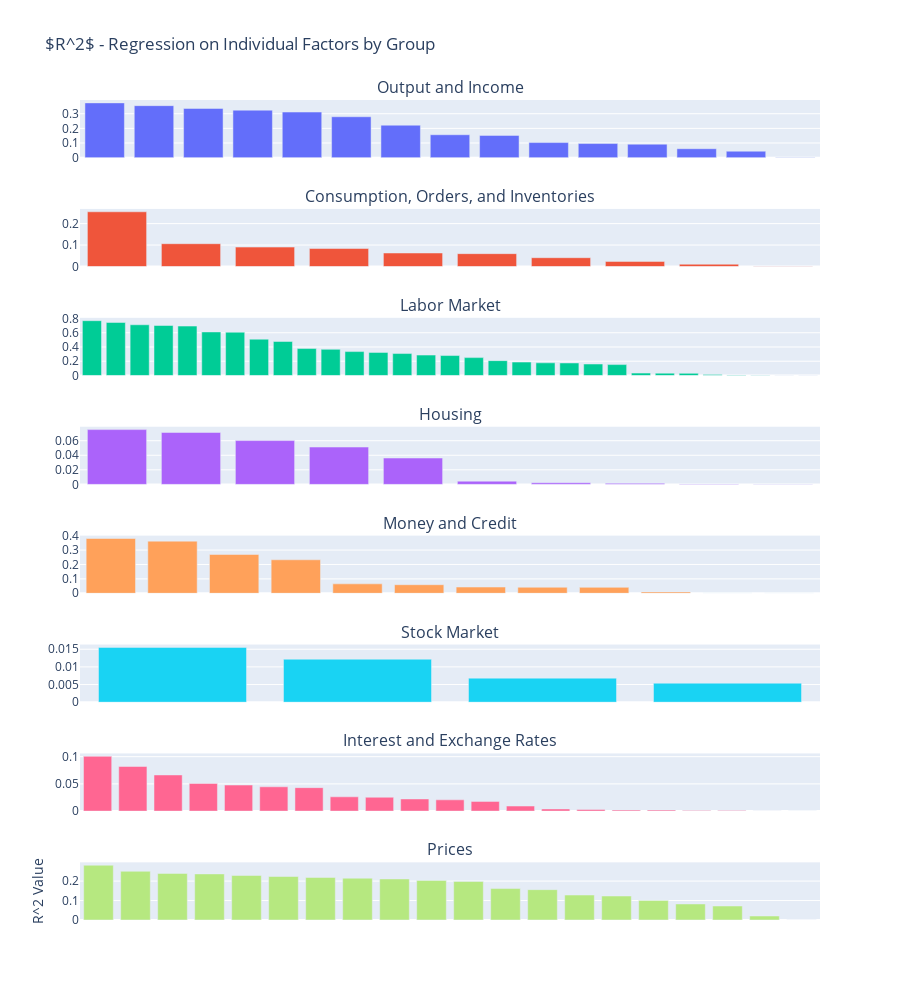

Notebook code cell kept with this figure:
### Code cell
import plotly.graph_objects as go
from plotly.subplots import make_subplots

# Determine the number of groups
num_groups = len(grouped_r2_values)

# Create subplots with shared y-axis
fig = make_subplots(rows=num_groups, cols=1, shared_yaxes=True, subplot_titles=list(grouped_r2_values.keys()))

# Plot each group in a separate subplot with sorted values
for i, (group, values) in enumerate(grouped_r2_values.items(), start=1):
    # Sort the values in descending order
    sorted_values = dict(sorted(values.items(), key=lambda item: item[1], reverse=True))

    fig.add_trace(
        go.Bar(x=list(sorted_values.keys()), y=list(sorted_values.values()), name=group),
        row=i, col=1
    )

# Update layout
fig.update_layout(
    height=1000,  # Adjust the height depending on the number of subplots
    title_text=r'$R^2$ - Regression on Individual Factors by Group',
    showlegend=False
)

# Update y-axis label and hide x-axis tick labels
for i in range(1, num_groups + 1):
    fig.update_xaxes(title_text='', showticklabels=False, row=i, col=1)
fig.update_yaxes(title_text=r'R^2 Value', row=num_groups, col=1)

#update subplot y-axis range to all have value 0-1
# for i in range(1, num_groups + 1):
#     fig.update_yaxes(range=[0, 1], row=i, col=1)

# Show the figure
fig.show()

### Figure 1 — Plotly figure (JSON) as saved in the notebook; plotly's stock layout.template omitted (floating-point values rounded to 4 significant figures)
{"data": [{"name": "Output and Income", "type": "bar", "x": ["IP Index", "IP: Materials", "IP: Manufacturing (SIC)", "IP: Final Products and Nonindustrial Supplies", "Capacity Utilization: Manufacturing", "IP: Durable Materials", "IP: Final Products (Market Group)", "IP: Business Equipment", "IP: Nondurable Materials", "Real personal income ex transfer receipts", "IP: Consumer Goods", "IP: Fuels", "IP: Nondurable Consumer Goods", "Real Personal Income", "IP: Durable Consumer Goods"], "xaxis": "x", "y": [0.374, 0.3549, 0.3362, 0.3244, 0.3113, 0.2792, 0.2216, 0.1564, 0.1521, 0.103, 0.09634, 0.09195, 0.06092, 0.04407, 0.0006118], "yaxis": "y"}, {"name": "Consumption, Orders, and Inventories", "type": "bar", "x": ["Total Business Inventories", "New Orders for Consumer Goods", "New Orders for Durable Goods", "Real personal consumption expenditures", "New Orders for Nondefense Capital Goods", "Un lled Orders for Durable Goods", "Total Business: Inventories to Sales Ratio", "Real Manu. and Trade Industries Sales", "Consumer Sentiment Index", "Retail and Food Services Sales"], "xaxis": "x2", "y": [0.255, 0.1064, 0.09059, 0.08394, 0.0631, 0.06004, 0.04121, 0.02402, 0.01095, 0.001446], "yaxis": "y2"}, {"name": "Labor Market", "type": "bar", "x": ["All Employees: Service-Providing Industries", "All Employees: Total nonfarm", "Civilian Employment", "All Employees: Retail Trade", "All Employees: Trade, Transportation & Utilities", "Civilian Unemployment Rate", "Civilians Unemployed for 5-14 Weeks", "All Employees: Government", "All Employees: Wholesale Trade", "All Employees: Nondurable goods", "Avg Weekly Hours : Manufacturing", "All Employees: Financial Activities", "All Employees: Manufacturing", "All Employees: Goods-Producing Industries", "Ratio of Help Wanted/No. Unemployed", "All Employees: Durable goods", "Initial Claims", "Avg Weekly Overtime Hours : Manufacturing", "All Employees: Construction", "All Employees: Mining and Logging: Mining", "Avg Weekly Hours : Goods-Producing", "Civilian Labor Force", "Avg Hourly Earnings : Manufacturing", "Help-Wanted Index for United States", "Avg Hourly Earnings : Goods-Producing", "Civilians Unemployed - Less Than 5 Weeks", "Average Duration of Unemployment (Weeks)", "Civilians Unemployed for 27 Weeks and Over", "Civilians Unemployed - 15 Weeks & Over", "Civilians Unemployed for 15-26 Weeks", "Avg Hourly Earnings : Construction"], "xaxis": "x3", "y": [0.7697, 0.7448, 0.7125, 0.7021, 0.6939, 0.6117, 0.6081, 0.5099, 0.4776, 0.3783, 0.3673, 0.3357, 0.3242, 0.308, 0.2865, 0.2801, 0.251, 0.2085, 0.1879, 0.1776, 0.1755, 0.1608, 0.1529, 0.0333, 0.03253, 0.0298, 0.01243, 0.004996, 0.003353, 0.001113, 0.0001743], "yaxis": "y3"}, {"name": "Housing", "type": "bar", "x": ["Housing Starts, South", "New Private Housing Permits, South (SAAR)", "New Private Housing Permits, West (SAAR)", "New Private Housing Permits (SAAR)", "Housing Starts: Total New Privately Owned", "New Private Housing Permits, Northeast (SAAR)", "New Private Housing Permits, Midwest (SAAR)", "Housing Starts, Northeast", "Housing Starts, Midwest", "Housing Starts, West"], "xaxis": "x4", "y": [0.0753, 0.07137, 0.0602, 0.05131, 0.03623, 0.004414, 0.002196, 0.00144, 0.0005963, 1.895e-05], "yaxis": "y4"}, {"name": "Money and Credit", "type": "bar", "x": ["Real M2 Money Stock", "M1 Money Stock", "M2 Money Stock", "Commercial and Industrial Loans", "Total Consumer Loans and Leases Outstanding", "Total Reserves of Depository Institutions", "Nonrevolving consumer credit to Personal Income", "Consumer Motor Vehicle Loans Outstanding", "Total Nonrevolving Credit", "Securities in Bank Credit at All Commercial Banks", "Real Estate Loans at All Commercial Banks", "Reserves Of Depository Institutions"], "xaxis": "x5", "y": [0.3801, 0.3618, 0.2692, 0.2325, 0.06546, 0.05944, 0.0432, 0.04167, 0.04123, 0.009283, 0.0004817, 4.985e-05], "yaxis": "y5"}, {"name": "Stock Market", "type": "bar", "x": ["S&P s Composite Common Stock: Dividend Yield", "S&P s Common Stock Price Index: Composite", "S&P s Common Stock Price Index: Industrials", "S&P s Composite Common Stock: Price-Earnings Ratio"], "xaxis": "x6", "y": [0.01552, 0.01218, 0.006812, 0.005381], "yaxis": "y6"}, {"name": "Interest and Exchange Rates", "type": "bar", "x": ["5-Year Treasury C Minus FEDFUNDS", "5-Year Treasury Rate", "E?ective Federal Funds Rate", "10-Year Treasury Rate", "3-Month AA Financial Commercial Paper Rate", "Moody s Seasoned Aaa Corporate Bond Yield", "1-Year Treasury Rate", "Moody s Baa Corporate Bond Minus FEDFUNDS", "Canada / U.S. Foreign Exchange Rate", "3-Month Commercial Paper Minus FEDFUNDS", "U.S. / U.K. Foreign Exchange Rate", "6-Month Treasury Bill:", "Japan / U.S. Foreign Exchange Rate", "Moody s Seasoned Baa Corporate Bond Yield", "1-Year Treasury C Minus FEDFUNDS", "Switzerland / U.S. Foreign Exchange Rate", "3-Month Treasury C Minus FEDFUNDS", "Moody s Aaa Corporate Bond Minus FEDFUNDS", "3-Month Treasury Bill:", "10-Year Treasury C Minus FEDFUNDS", "6-Month Treasury C Minus FEDFUNDS"], "xaxis": "x7", "y": [0.1006, 0.08201, 0.06637, 0.0507, 0.04786, 0.04464, 0.04311, 0.02623, 0.02546, 0.02234, 0.02068, 0.01784, 0.009291, 0.003908, 0.002839, 0.001835, 0.0018, 0.001264, 0.0009387, 0.0003677, 0.0001004], "yaxis": "y7"}, {"name": "Prices", "type": "bar", "x": ["CPI : Apparel", "CPI : All Items Less Food", "CPI : Durables", "CPI : Transportation", "CPI : All items less medical care", "PPI: Intermediate Materials", "CPI : All Items", "Personal Cons. Expend.: Chain Index", "Personal Cons. Exp: Services", "CPI : All items less shelter", "Personal Cons. Exp: Durable goods", "CPI : Commodities", "CPI : Services", "PPI: Finished Goods", "PPI: Finished Consumer Goods", "PPI: Crude Materials", "Personal Cons. Exp: Nondurable goods", "PPI: Metals and metal products:", "CPI : Medical Care", "Crude Oil, spliced WTI and Cushing"], "xaxis": "x8", "y": [0.2816, 0.2504, 0.2394, 0.2369, 0.2288, 0.2236, 0.2187, 0.2149, 0.211, 0.2034, 0.1981, 0.1617, 0.156, 0.1284, 0.1233, 0.1005, 0.08233, 0.07196, 0.02051, 5.277e-05], "yaxis": "y8"}], "layout": {"annotations": [{"font": {"size": 16}, "showarrow": false, "text": "Output and Income", "x": 0.5, "xanchor": "center", "xref": "paper", "y": 1, "yanchor": "bottom", "yref": "paper"}, {"font": {"size": 16}, "showarrow": false, "text": "Consumption, Orders, and Inventories", "x": 0.5, "xanchor": "center", "xref": "paper", "y": 0.8672, "yanchor": "bottom", "yref": "paper"}, {"font": {"size": 16}, "showarrow": false, "text": "Labor Market", "x": 0.5, "xanchor": "center", "xref": "paper", "y": 0.7344, "yanchor": "bottom", "yref": "paper"}, {"font": {"size": 16}, "showarrow": false, "text": "Housing", "x": 0.5, "xanchor": "center", "xref": "paper", "y": 0.6016, "yanchor": "bottom", "yref": "paper"}, {"font": {"size": 16}, "showarrow": false, "text": "Money and Credit", "x": 0.5, "xanchor": "center", "xref": "paper", "y": 0.4688, "yanchor": "bottom", "yref": "paper"}, {"font": {"size": 16}, "showarrow": false, "text": "Stock Market", "x": 0.5, "xanchor": "center", "xref": "paper", "y": 0.3359, "yanchor": "bottom", "yref": "paper"}, {"font": {"size": 16}, "showarrow": false, "text": "Interest and Exchange Rates", "x": 0.5, "xanchor": "center", "xref": "paper", "y": 0.2031, "yanchor": "bottom", "yref": "paper"}, {"font": {"size": 16}, "showarrow": false, "text": "Prices", "x": 0.5, "xanchor": "center", "xref": "paper", "y": 0.07031, "yanchor": "bottom", "yref": "paper"}], "height": 1000, "showlegend": false, "title": {"text": "$R^2$ - Regression on Individual Factors by Group"}, "xaxis": {"anchor": "y", "domain": [0, 1], "showticklabels": false, "title": {"text": ""}}, "xaxis2": {"anchor": "y2", "domain": [0, 1], "showticklabels": false, "title": {"text": ""}}, "xaxis3": {"anchor": "y3", "domain": [0, 1], "showticklabels": false, "title": {"text": ""}}, "xaxis4": {"anchor": "y4", "domain": [0, 1], "showticklabels": false, "title": {"text": ""}}, "xaxis5": {"anchor": "y5", "domain": [0, 1], "showticklabels": false, "title": {"text": ""}}, "xaxis6": {"anchor": "y6", "domain": [0, 1], "showticklabels": false, "title": {"text": ""}}, "xaxis7": {"anchor": "y7", "domain": [0, 1], "showticklabels": false, "title": {"text": ""}}, "xaxis8": {"anchor": "y8", "domain": [0, 1], "showticklabels": false, "title": {"text": ""}}, "yaxis": {"anchor": "x", "domain": [0.9297, 1]}, "yaxis2": {"anchor": "x2", "domain": [0.7969, 0.8672]}, "yaxis3": {"anchor": "x3", "domain": [0.6641, 0.7344]}, "yaxis4": {"anchor": "x4", "domain": [0.5312, 0.6016]}, "yaxis5": {"anchor": "x5", "domain": [0.3984, 0.4688]}, "yaxis6": {"anchor": "x6", "domain": [0.2656, 0.3359]}, "yaxis7": {"anchor": "x7", "domain": [0.1328, 0.2031]}, "yaxis8": {"anchor": "x8", "domain": [0, 0.07031], "title": {"text": "R^2 Value"}}}}
